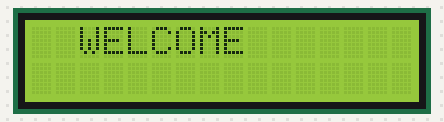
Bench run of a sketch on a simulated Arduino Uno, built with avr-gcc and run on an emulated ATmega328P. Parts: 16×2 character LCD.

Above: at 0.1 s.
At 1.1 s:
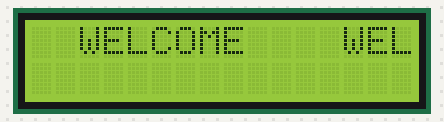
At 10.1 s:
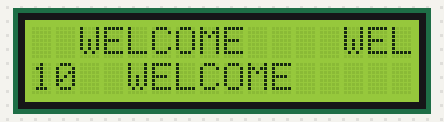
At 19.1 s:
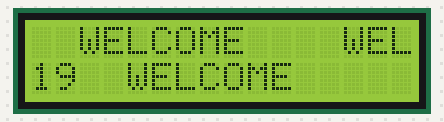
At 28.2 s:
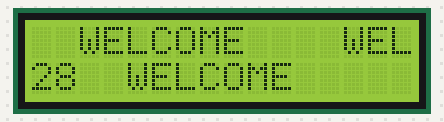
At 38.2 s:
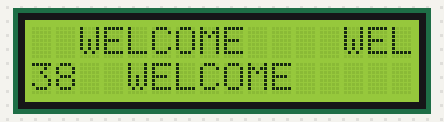

Measured:
- what the display in image 1 shows lasts 1.0 s, from 1.1 s to 2.1 s

The sketch:

LCD.ino
```cpp
#include <LiquidCrystal.h>

LiquidCrystal lcd(12, 11, 5, 4, 3, 2);

void setup()
{
  lcd.begin(16,2);
  lcd.print("  WELCOME  ");
  delay(1000);
}

void loop()
{
lcd.print("  WELCOME  ");
  delay(1000);
  lcd.setCursor(0, 1);
  // print the number of seconds since reset:
  lcd.print(millis() / 1000);
}
```
